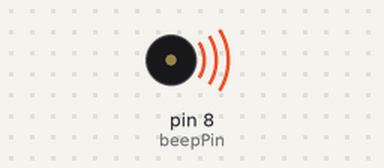
A sketch run on a simulated Arduino Uno, built with avr-gcc and run on an emulated ATmega328P. Parts: buzzer (waves = sounding).

Above: at 0.5 s.
At 5.7 s:
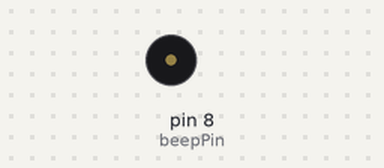
Timing chart, 0 to 6.8 s (numbered marks = the images above):
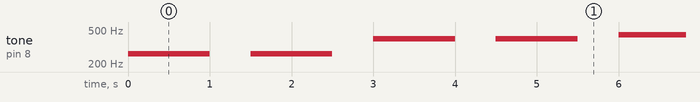

The sketch:

LittleStar.ino
```cpp
// Little Star

int beepPin = 8;
int c = 264;
int d = 297;
int e = 330;
int f = 352;
int g = 396;
int a = 440;
int b = 495;
int music[] = {c,c,g,g,a,a,g,f,f,e,e,d,d,c,\
                g,g,f,f,e,e,d,g,g,f,f,e,e,d,\
                c,c,g,g,a,a,g,f,f,e,e,d,d,c};


void setup() {
  // put your setup code here, to run once:
  pinMode(beepPin, OUTPUT);   // 蜂鸣器引脚
}

void loop() {
  // put your main code here, to run repeatedly:

  for (int i=1;i<=14*3; ++i){
    if (i!=0 && i%7==0){
      tone(8,music[i-1]);
      delay(1400);
      noTone(8);
      delay(100);
    }
    else{
      tone(8,music[i-1]);
      delay(1000);
      noTone(8);
      delay(500);
    }
  }

}
```

Measured:
- by itself, tone on pin 8 (beepPin): plays 264 Hz for 1.0 s, 264 Hz for 1.0 s, 396 Hz for 1.0 s, 396 Hz for 1.0 s, 440 Hz for 1.0 s, 440 Hz for 1.0 s … (87 notes in this stretch)
